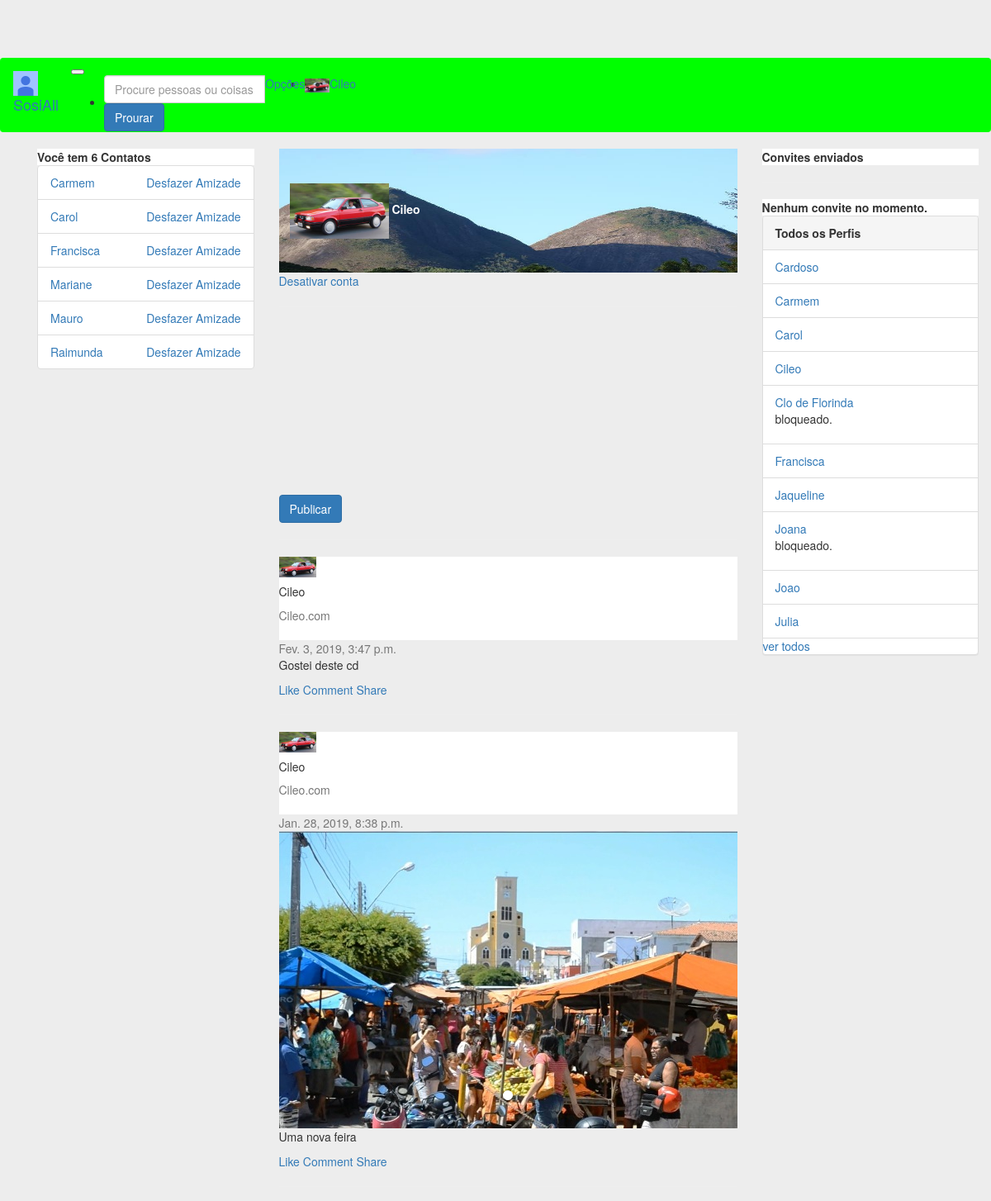
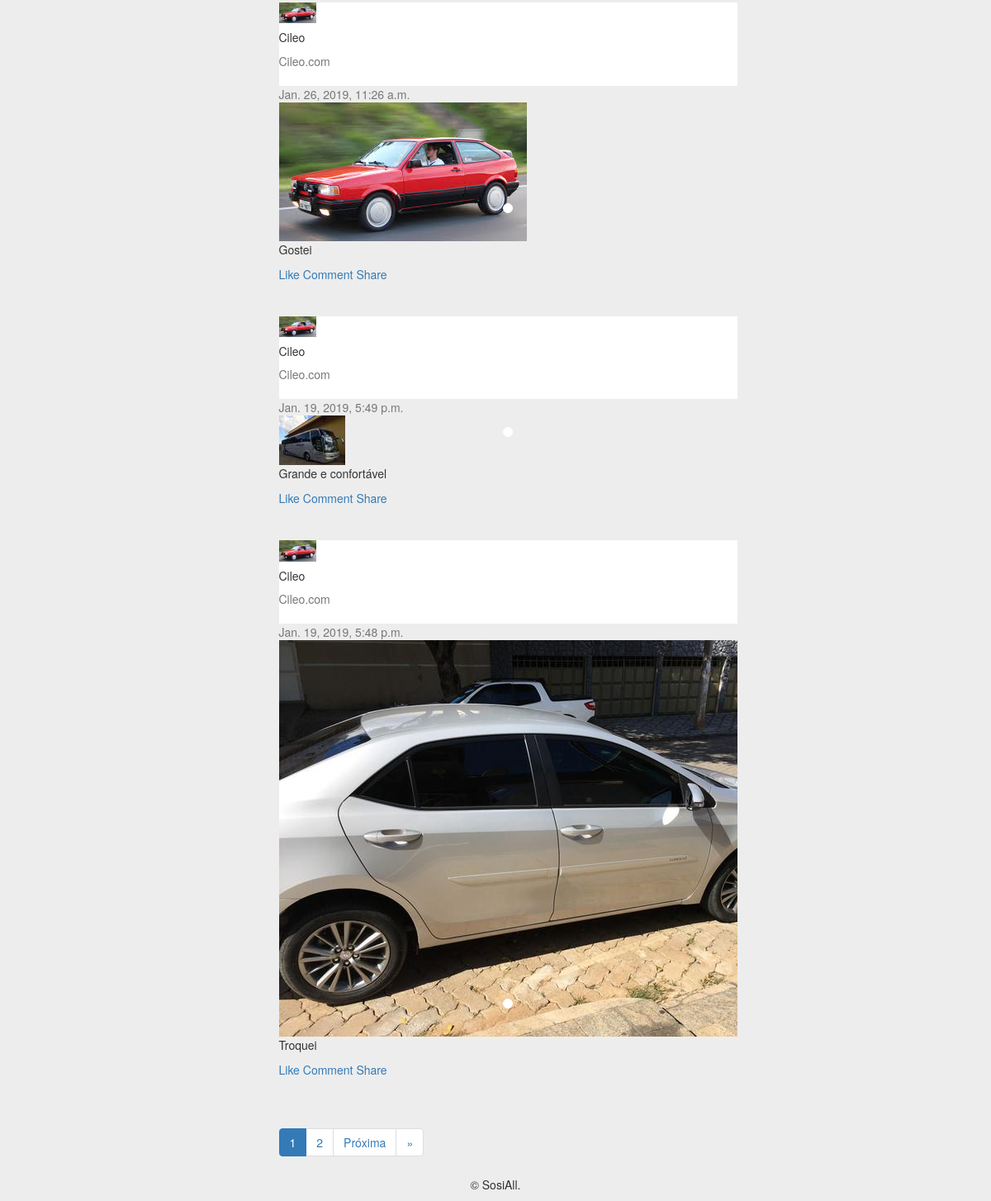
Screenshot of /perfil/4 (signed in) with the database file from the repository (2 pictures, top to bottom).
### perfis/models.py (models this page shows, shortened)
class Perfil(models.Model):
    owner = models.OneToOneField('auth.User', related_name='owner', on_delete=models.CASCADE, blank=True, null=True)
    nome = models.CharField(max_length=255, null=False)
    telefone = models.CharField(max_length=15, null=False)
    nome_empresa = models.CharField(max_length=255, null=False)
    contatos = models.ManyToManyField('Perfil')
    usuario = models.OneToOneField(User, related_name='perfil', on_delete=models.CASCADE)
    criado_em = models.DateTimeField(auto_now_add=True)
    atualizado_em = models.DateTimeField(auto_now=True)
    convidavel = models.BooleanField(blank=True, null=True)
    ativa = models.BooleanField(default=True)
    justificativa = models.TextField(null=True)
    bloqueado = models.BooleanField(default=False)
    error_mensage = models.CharField(max_length=512, null=True)
    foto = models.ImageField(blank=True, null=True, upload_to='media/')
    capa = models.ImageField(blank=True, null=True, upload_to='media/')
    class Meta:
        ordering = ('nome',)
    def pode_convidar(self, perfil):
        nao_pode = self.convite_a_si_mesmo(perfil) or self.ja_eh_contato(perfil) or self.ja_possui_convite(perfil)
        return not nao_pode
    def convite_a_si_mesmo(self, perfil):
        return self == perfil
    def __str__(self):
        return self.nome

### posts/models.py (models this page shows)
class Post(models.Model):
    user = models.ForeignKey(Perfil, related_name='postagens', on_delete=models.DO_NOTHING)
    postagem = models.CharField(max_length=255)
    created_at = models.DateTimeField(auto_now_add=True)
    init = models.BooleanField(default=False)
    def __str__(self):
        return self.postagem
    class Meta:
        ordering = ('-created_at',)

class Image(models.Model):
    post = models.ForeignKey(Post, related_name='imagens', on_delete=models.CASCADE)
    foto = models.ImageField(blank=True, null=True, upload_to='media/')

### perfis/views.py (the view)
# urls.py: path('perfil/<int:perfil_id>', views.exibir_perfil, name='exibir'),
@login_required
def exibir_perfil(request, perfil_id):
    perfil = Perfil.objects.get(id=perfil_id)
    messages = Feedback.objects.filter(perfil=get_perfil_logado(request))
    feedbacks = []
    for msg in messages:
        feedbacks.append(msg.message)
        msg.delete()
    posts = perfil.postagens.all()
    ITEMS_PER_PAGE = 5
    paginator = Paginator(posts, ITEMS_PER_PAGE)
    page = request.GET.get('page',1)
    try:
        posts_page = paginator.get_page(page)
    except InvalidPage:
        posts_page = paginator.get_page(1)
    form = PostModelForm()
    if perfil.bloqueado:
        perfil.error_mensage = 'Conta bloqueada pelos administradores!'
        return render(request, 'perfis/perfil.html',{'perfil_logado': get_perfil_logado(request), 'perfil':perfil})
    if perfil.ativa:
        perfil_logado = get_perfil_logado(request)
        perfil_logado.convidavel = perfil_logado.pode_convidar(perfil)
        if perfil_logado.usuario.is_superuser:
            return render(request, 'perfis/perfil.html',{'perfis': Perfil.objects.all()[:10],
                'perfil': perfil,'perfil_logado': perfil_logado, 'form':form, 'posts':posts_page, 'messages':feedbacks})
        return render(request, 'perfis/perfil.html',{'perfil': perfil,
            'perfil_logado': perfil_logado, 'form':form, 'posts':posts_page, 'messages':feedbacks})
    else:
        perfil.error_mensage = 'Conta temporariamente desativada!'
        return render(request, 'perfis/perfil.html',{'perfil_logado': get_perfil_logado(request),'perfil':perfil})

### posts/forms.py
class PostModelForm(forms.ModelForm):
    class Meta:
        model = Post
        fields = ['postagem']
        widgets = {
            'postagem': forms.Textarea(attrs={'class': 'form-control', 'maxlength': 255, 'rows': '4', 'cols': '20'}),
        }

### perfis/views.py (called while the page is built)
def get_perfil_logado(request):
    return request.user.perfil

### perfis/templates/perfis/perfil.html (shortened to what this page needs)
{% extends 'perfis/base_b.html' %}
{% block body %}
{% load static %}
{% if perfil.bloqueado %}
        <div class="alert alert-danger" role="alert">
            <h3>Atenção!</h3>
            <p>{{perfil.error_mensage}}</p>
        </div>
    {% if perfil_logado.usuario.is_superuser %}
        <a href="{% url 'desbloquear' perfil.id %}">Desbloquear</a>
    {% endif %}
{% elif perfil.ativa %}
    <div class="card gedf-card">
        <div class="card-header">
            <div style="position: relative; top: 0em; left: 0em">
                <img  width="100%" height="150em" src="/media/dois-montes.jpg" alt="">
            </div>
            <div style="position:absolute; top:3em; left:2em">
                <img  image-profile class="rounded-circle" src="{{perfil.foto}}" width="120">
                <strong id="white-name">{{perfil.nome}}</strong>
            </div>
        </div>
        <div class="card-footer">
    {% if perfil_logado == perfil %}
            <a href="{% url 'desativar' %}"> Desativar conta</a>
            <hr>
    {% endif %}
        </div>
    </div>
    <div class="card gedf-card">
        <form action="{% url 'add' perfil_logado.id %}" method="POST" enctype="multipart/form-data">
            <div class="card-body">
                <div class="tab-content" id="myTabContent">
                </div>
                <div class="btn-toolbar justify-content-between">
                    <div class="btn-group">
                        <button type="submit" class="btn btn-primary">Publicar</button>
                    </div>
                    <div class="btn-group">
                        <button id="btnGroupDrop1" type="button" class="btn btn-link dropdown-toggle" data-toggle="dropdown" aria-haspopup="true"
                            aria-expanded="false">
                        </button>
                    </div>
                </div>
            </div>
        </form>
    </div>
    <hr>
        {% for post in posts %}
    <div class="card gedf-card">
        <div class="card-header">
            <div class="d-flex justify-content-between align-items-center">
                <div class="d-flex justify-content-between align-items-center">
                    <div class="mr-2">
                        <img class="rounded-circle" width="45" src="{{post.user.foto}}" alt="">
                    </div>
                    <div class="ml-2">
                        <div class="h5 m-0">{{perfil.nome}}</div>
                        <div class="h7 text-muted">{{perfil.nome_empresa}}</div>
                    </div>
                </div>
                <div>
                    <div class="dropdown">
                        <button class="btn btn-link dropdown-toggle" type="button" id="gedf-drop1" data-toggle="dropdown" aria-haspopup="true" aria-expanded="false">
                        </button>
                    </div>
                </div>
            </div>
        </div>
        <div class="card-body">
            <div class="text-muted h7 mb-2"> {{post.created_at}}</div>
                        <div class="card mb-3">
                            <div id="carouselExampleSlidesOnly" class="carousel slide" data-ride="carousel">
                              <ul class="carousel-indicators">
                                {% for i in post.imagens.all %}
                                <li data-target="#demo" data-slide-to="{{i.id}}" class="active"></li>
                                {% endfor %}
                            </ul>
                              <div class="carousel-inner">
                                {% for foto in  post.imagens.all%}
                                {% if foto == post.imagens.all.0 %}
                                <div class="carousel-item active">
                                  <img class="d-block w-100" src="{{foto.foto}}" alt="">
                                </div>
                                {% else %}
                                <div class="carousel-item">
                                  <img class="d-block w-100" src="{{foto.foto}}" alt="">
                                </div>
                                {% endif %}
                                {% endfor %}
                              </div>
                        </div>
                    </div>
            <p class="card-text">
                {{post}}
            </p>
        </div>
        <div class="card-footer">
            <a href="#" class="card-link"> Like</a>
            <a href="#" class="card-link"> Comment</a>
            <a href="#" class="card-link"> Share</a>
        </div>
    </div>
    <hr>
    {% endfor %}
{% else %}
         <div class="alert alert-danger" role="alert">
                <h3>Atenção!</h3>
                <p>{{perfil.error_mensage}}</p>
        </div>
{% endif %}
        <nav aria-label="...">
          <ul class="pagination">
            {% for page in  posts.paginator.page_range %}
            <li class="page-item active">
                {% if posts.number == page %}
                <span class="page-link">{{posts.number}}<span class="sr-only">(current)</span></span>
                {% else %}
                <li class="page-item">
                <a class="page-link" href="?page={{ page }}">{{ page }}</a>
                {% endif %}
            </li>
            {% endfor %}
              {% if posts.has_next %}
            <li class="page-item">
              <a class="page-link" href="?page={{ posts.next_page_number }}">Próxima</a>
            </li>
            <li class="page-item">
              <a class="page-link" href="?page={{ posts.paginator.num_pages }}"> &raquo;</a>
            </li>
            {% endif %}
          </ul>
        </nav>
{% endblock %}

### perfis/templates/perfis/base_b.html (shortened to what this page needs)
<!DOCTYPE html>
{% load static %}
<html>
<head>
	<link rel="stylesheet" href="{% static 'bootstrap/css/bootstrap.min.css' %}">
    <link rel="stylesheet" href="{% static 'fontawesome/css/fontawesome-all.min.css' %}">
    <link rel="stylesheet" href="{% static 'styles/basic.css' %}">
</head>
<body>
	<nav class="navbar navbar-expand-lg navbar-light fixed-top" id="nav-main">
		<div class="container-fluid">
		 	<a class="navbar-brand" href="{% url 'index' %}">
		    	<img src="{% static 'img/photo.jpg' %}" width="30" height="30" alt="">
		    	SosiAll
		 	</a>
		 	<button class="navbar-toggler" type="button" data-toggle="collapse" data-target="#navbarNavDropdown" aria-controls="navbarNavDropdown" aria-expanded="false" aria-label="Toggle navigation">
		 	</button>
		 	<div class="collapse navbar-collapse" id="navbarNavDropdown">
			    <ul class="navbar-nav ml-auto">
			     	<li class="nav-item active">
				      	<form class="form-inline" action="{% url 'search' %}" method="GET">
						    <div class="input-group mb-6">
							  <input type="text" class="form-control" name="word" placeholder="Procure pessoas ou coisas"  aria-describedby="basic-addon2" required="">
							  <div class="input-group-append">
							    <button class="btn btn-primary" type="submit">Prourar</button>
							  </div>
							</div>
					 	</form>
			     	</li>
			     	<li class="nav-item dropdown">
				        <a class="nav-link dropdown-toggle" href="#" id="navbarDropdown" role="button" data-toggle="dropdown" aria-haspopup="true" aria-expanded="false">Opções
				        </a>
				     </li>
				     <li class="nav-item">
			        	<a class="nav-link" href="#"><img class="rounded-circle" src="{{perfil_logado.foto}}" width="30" alt=""></a>
			     	</li>
				     <li class="nav-item">
			        	<a class="nav-link" href="{% url 'exibir' perfil_logado.id %}">{{perfil_logado.nome}}</a>
			     	</li>
			    </ul>
		  	</div>
		</div>
	</nav>
	<div class="container">
    	<div class="container">
    		<div class="row">
    			<div class="col-md-3" id="nav">
    			{% if perfil_logado.bloqueado == False %}
    				<div class="card">
			            {% with total=perfil_logado.contatos.count %}
			                {% if total %}
			                    <div class="card-header">
			                        <strong>Você tem  {{ total }}
			                            Contato{{ total|pluralize }}
			                        </strong>
			                    </div>
			                    <ul class="list-group">
			                        {% for perfil in perfil_logado.contatos.all %}
			                            <li class="list-group-item">
			                                <a href="{% url 'exibir' perfil.id %}">
			                                    {{ perfil }}
			                                </a>
			                                <a class="pull-right" href="{% url 'desfazer' perfil.id %}" onclick="return confirm('Deseja mesmo  desfazer amizade com {{perfil.nome}}?')">
			                                    Desfazer Amizade
			                                </a>
			                            </li>
			                        {% endfor %}
			                    </ul>
			                {% else %}
			                    <div class="pcard-header">
			                        <strong>Você não tem contatos</strong>
			                    </div>
			                {% endif %}
			            {% endwith %}
			        </div>
    			{% endif %}
    			</div>
    			<div class="col-md-6">
    				{% block body %}
        			{% endblock %}
    			</div>
    			<div class="col-md-3" id="aside">
    			{% if perfil_logado.bloqueado == False %}
    				<div class="card">
					 	<div class="card-header">
					    <strong>Convites enviados</strong>
					 	</div>
					</div>
					<hr>
					<div class="card">
						 {% with total=perfil_logado.convites_recebidos.count %}
						 {% if total %}
						<div class="card-header">
							<strong>
								{{ total }} Convite{{ total|pluralize }} aguardando Aprovação
			                </strong>
						</div>
						<ul class="list-group list-group-flush">
						{% for convite in perfil_logado.convites_recebidos.all %}
							<li class="list-group-item">
								<div class="card-body" id="card-body">
									<h6 class="card-text">{{ convite.solicitante.nome }}</h6>
									<a href="{% url 'aceitar' convite.id %}" class="card-link">Aceitar</a>
									<a href="{% url 'recusar' convite.id %}" class="card-link">Recusar</a>
								</div>
							</li>
						{% endfor %}
						</ul>
						{% else %}
						<div class="card-header">
							<strong>Nenhum convite no momento.</strong>
						</div>
						{% endif %}
						{% endwith %}
					</div>
				{% endif %}
			        {% if perfil_logado.usuario.is_superuser %}
			        <div class="panel panel-default">
			            <div class="panel-heading">
			                <strong>Todos os Perfis</strong>
			            </div>
			            {% if perfis %}
			                <ul class="list-group">
			                {% for perfil in perfis %}
			                    <li class="list-group-item">
			                        <a href="{% url 'exibir' perfil.id %}">{{ perfil.nome }}</a>
			                        {% if perfil.bloqueado%}
			                            <p>bloqueado.</p>
			                        {% endif %}
			                    </li>
			                {% endfor %}
			                <a href="{% url 'perfil_list' %}">ver todos</a>
			            {% else %}
			                <p>Não há Perfis Cadastrados!</p>
			            {% endif %}
			            </ul>
			        </div>
    				{% endif %}
    			</div>
    		</div>
    	</div>
    	<div class="footer">
    		<div class="col-xs-12 text-center">
		      <p>&copy; SosiAll.</p>
		    </div>
    	</div>
	</div>
</body>
</html>

### perfis/static/styles/basic.css (style rules this page uses)
#nav-main { background-color: #00FF00; }
body { background-color: #EDEDED; margin-top: 5em; }
.card-header { background-color: #FFFFFF; }
#white-name { color: white }

### rows the page displays
Perfil: foto (picture), nome "Cileo", nome_empresa "Cileo.com"
Perfil: nome "Carmem"
Perfil: nome "Carol"
Perfil: nome "Francisca"
Perfil: nome "Mariane"
Perfil: nome "Mauro"
Perfil: nome "Raimunda"
Post: user.foto (picture), created_at "Fev. 3, 2019, 3:47 p.m.", postagem "Gostei deste cd"
Post: user.foto (picture), created_at "Jan. 28, 2019, 8:38 p.m.", postagem "Uma nova feira"
Image: foto (picture)
Post: user.foto (picture), created_at "Jan. 26, 2019, 11:26 a.m.", postagem "Gostei"
Image: foto (picture)
Post: user.foto (picture), created_at "Jan. 19, 2019, 5:49 p.m.", postagem "Grande e confortável"
Image: foto (picture)
Post: user.foto (picture), created_at "Jan. 19, 2019, 5:48 p.m.", postagem "Troquei"
Image: foto (picture)
Perfil: nome "Cardoso"
Perfil: nome "Clo de Florinda", bloqueado "bloqueado."
Perfil: nome "Jaqueline"
Perfil: nome "Joana", bloqueado "bloqueado."
Perfil: nome "Joao"
Perfil: nome "Julia"

### other values shown
{{ total }} "6"
{{ posts.number }} "1"
{{ page }} "2"
